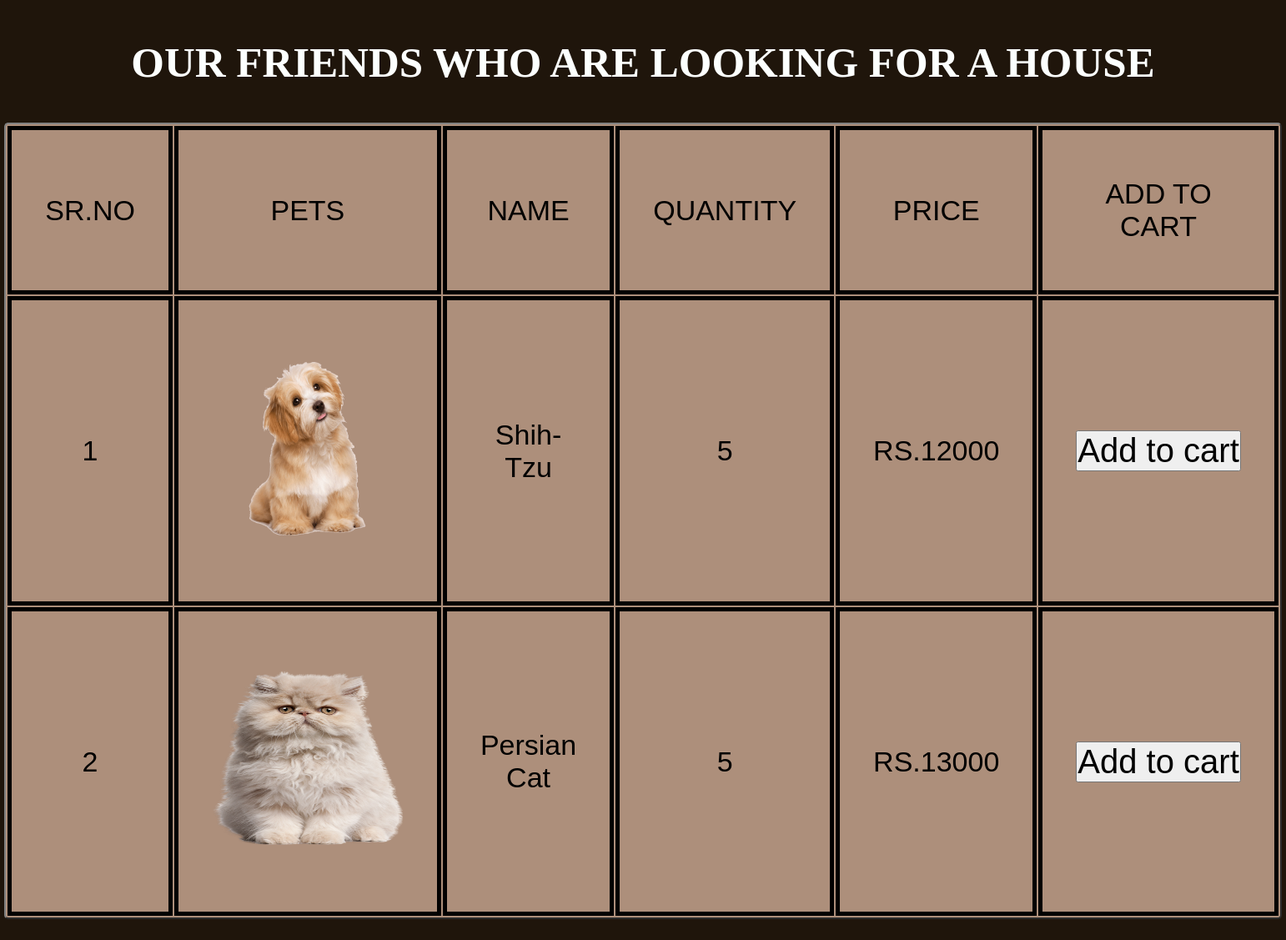
Page /pet.php on the committed database.
### tables this page shows
CREATE TABLE `product` (
  `id` int(255) NOT NULL,
  `name` varchar(255) NOT NULL,
  `price` int(255) NOT NULL,
  `image` varchar(255) NOT NULL
);

### pet.php (the view, shortened to what this page needs)
<?php include("Database/connection.php") ?>
<!DOCTYPE html>
<html lang="en">
<head>
    <link rel="stylesheet" href="stylep.css">
</head>
<body>
    <div class="container">
    <h1>
        OUR FRIENDS WHO ARE LOOKING FOR A HOUSE
        </h1>
        <br>
            <table class="products" border="2" width=" 950" height="955">
                <tr>
                    <td>SR.NO</td>
                    <td>PETS</td>
                    <td>NAME</td>
                    <td>QUANTITY</td>
                    <td>PRICE</td>
                    <td>ADD TO CART</td>
                </tr>
                <div class="row">
<?php
                     $query="SELECT * FROM `product`  ";
                     $user_result=mysqli_query($con,$query);
                     while($user_fetch=mysqli_fetch_assoc($user_result))
                       {
                              $id= $user_fetch['id'];
                              $name=$user_fetch['name'];
                              $price =$user_fetch['price'];
                              $image= $user_fetch['image'];
                           echo '
                           <tr>
                           <td>'.$id.'</td>
                           <td><img src="images/'.$image.'" width="230" height="210"></td>
                           <td>'.$name.'</td>
                           <td> 5 </td>
                           <td>RS.'.$price.'</td>
                           <td> <form action="mgcart.php" method="post">
                           <input type="hidden" name="name" value="'.$name.'">
                            <input type="hidden" name="price"   value="'.$price.'">
                            <input type="submit" name="s" value="Add to cart" style=" font-size: 40px;">
                           </form>
                           </td>
                       </tr>
                           ';
                        }
                ?>
</div>
                  </table>
    </div>
</body>
</html>

### stylep.css (style rules this page uses)
* { margin: 0; padding: 0; box-sizing: border-box; }
body { background-color: rgb(31, 21, 11); color: aliceblue; }
.container h1 { margin-top: 3%; font-size: 51px; text-align: center; color: rgb(252, 255, 254); font-family: "Times New Roman", Times, serif; }
.container table { background-color: rgb(173, 143, 123); border-radius: 5px; margin: 25px auto; }
.container table td { border: 5px solid; padding: 40px; color: black; }
.container table tr { text-align: center; font-size: 34px; font-family:Arial, Helvetica, sans-serif; font-weight: 90; }

### rows in the picture
product: id "1", image (picture), name "Shih-Tzu", price "12000"
product: id "2", image (picture), name "Persian Cat", price "13000"
